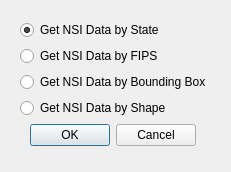
<?xml version="1.0" encoding="UTF-8"?>
<ui version="4.0">
 <class>GetNSIDataDialogBase</class>
 <widget class="QDialog" name="GetNSIDataDialogBase">
  <property name="geometry">
   <rect>
    <x>0</x>
    <y>0</y>
    <width>231</width>
    <height>172</height>
   </rect>
  </property>
  <property name="windowTitle">
   <string>Get NSI Data</string>
  </property>
  <widget class="QWidget" name="verticalLayoutWidget">
   <property name="geometry">
    <rect>
     <x>20</x>
     <y>20</y>
     <width>185</width>
     <height>130</height>
    </rect>
   </property>
   <layout class="QVBoxLayout" name="verticalLayout">
    <item>
     <widget class="QRadioButton" name="stateButton">
      <property name="text">
       <string>Get NSI Data by State</string>
      </property>
      <property name="checked">
       <bool>true</bool>
      </property>
     </widget>
    </item>
    <item>
     <widget class="QRadioButton" name="fipsButton">
      <property name="text">
       <string>Get NSI Data by FIPS</string>
      </property>
      <property name="checked">
       <bool>false</bool>
      </property>
     </widget>
    </item>
    <item>
     <widget class="QRadioButton" name="bboxButton">
      <property name="text">
       <string>Get NSI Data by Bounding Box</string>
      </property>
     </widget>
    </item>
    <item>
     <widget class="QRadioButton" name="shapeButton">
      <property name="text">
       <string>Get NSI Data by Shape</string>
      </property>
     </widget>
    </item>
    <item>
     <widget class="QDialogButtonBox" name="button_box">
      <property name="orientation">
       <enum>Qt::Horizontal</enum>
      </property>
      <property name="standardButtons">
       <set>QDialogButtonBox::Cancel|QDialogButtonBox::Ok</set>
      </property>
      <property name="centerButtons">
       <bool>true</bool>
      </property>
     </widget>
    </item>
   </layout>
  </widget>
 </widget>
 <resources/>
 <connections>
  <connection>
   <sender>button_box</sender>
   <signal>rejected()</signal>
   <receiver>GetNSIDataDialogBase</receiver>
   <slot>reject()</slot>
   <hints>
    <hint type="sourcelabel">
     <x>20</x>
     <y>20</y>
    </hint>
    <hint type="destinationlabel">
     <x>20</x>
     <y>20</y>
    </hint>
   </hints>
  </connection>
  <connection>
   <sender>button_box</sender>
   <signal>accepted()</signal>
   <receiver>GetNSIDataDialogBase</receiver>
   <slot>accept()</slot>
   <hints>
    <hint type="sourcelabel">
     <x>20</x>
     <y>20</y>
    </hint>
    <hint type="destinationlabel">
     <x>20</x>
     <y>20</y>
    </hint>
   </hints>
  </connection>
 </connections>
</ui>
